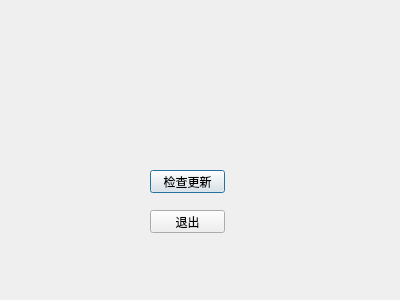
<?xml version="1.0" encoding="UTF-8"?>
<ui version="4.0">
 <class>Dialog</class>
 <widget class="QDialog" name="Dialog">
  <property name="geometry">
   <rect>
    <x>0</x>
    <y>0</y>
    <width>400</width>
    <height>300</height>
   </rect>
  </property>
  <property name="windowTitle">
   <string>Dialog</string>
  </property>
  <widget class="QPushButton" name="pushButton">
   <property name="geometry">
    <rect>
     <x>150</x>
     <y>170</y>
     <width>75</width>
     <height>23</height>
    </rect>
   </property>
   <property name="text">
    <string>检查更新</string>
   </property>
  </widget>
  <widget class="QPushButton" name="pushButton_2">
   <property name="geometry">
    <rect>
     <x>150</x>
     <y>210</y>
     <width>75</width>
     <height>23</height>
    </rect>
   </property>
   <property name="text">
    <string>退出</string>
   </property>
  </widget>
 </widget>
 <resources/>
 <connections/>
</ui>
